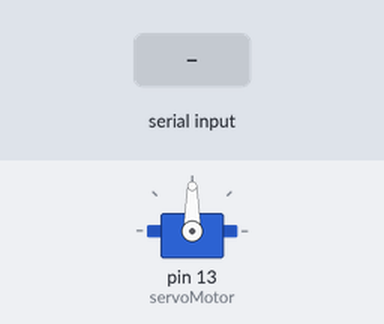
A sketch run on a simulated Arduino Uno, built with avr-gcc and run on an emulated ATmega328P. On the bench: servo. The test bench sets the inputs (shaded band).

Above: at 1.2 s.
1.3 s: "r" received over Serial
At 2.1 s:
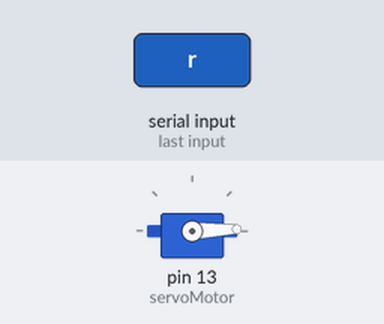
2.8 s: "s" received over Serial
At 3.2 s:
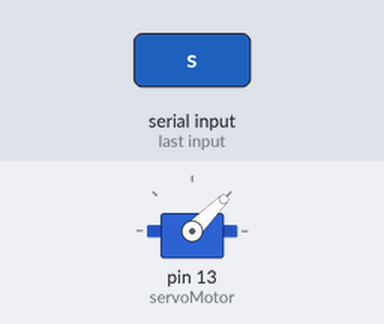
4.3 s: "l" received over Serial
At 5.5 s:
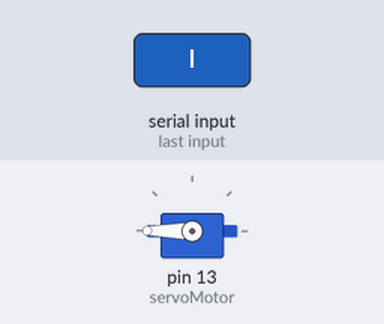
5.8 s: "d" received over Serial
At 6.7 s:
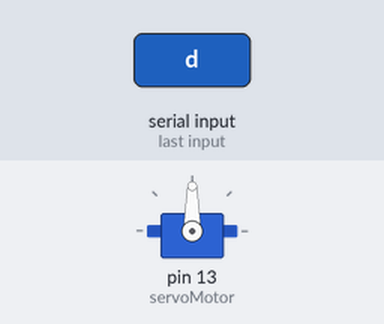
Timing chart, 0 to 8.3 s (numbered marks = the images above; inputs shaded):
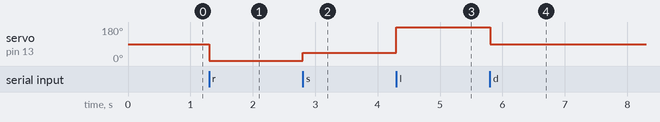

The sketch:

servo.ino
```cpp
#include <Servo.h>
 char lectura;
// Declaramos la variable para controlar el servo
Servo servoMotor;

void setup() {
  // Iniciamos el monitor serie para mostrar el resultado
  Serial.begin(9600);

  // Iniciamos el servo para que empiece a trabajar con el pin 9
  servoMotor.attach(13);
}

void loop() {
  if (Serial.available()>=1)
  {
    lectura = Serial.read();
    // Desplazamos a la posición 0º
    if (lectura == 'r'){
      servoMotor.write(2);
      // Esperamos 1 segundo
      //delay(1000);
    }

     else if (lectura == 's'){
      // Desplazamos a la posición 90º
      servoMotor.write(45);
      // Esperamos 1 segundo
      //delay(1000);
      }

    else if (lectura == 'd'){
    // Desplazamos a la posición 180º
    servoMotor.write(90);
    // Esperamos 1 segundo
    //delay(1000);
    }

    else if (lectura == 'l'){
      servoMotor.write(180);
    // Esperamos 1 segundo
    //delay(1000);
      }

  }
}
```

Measured:
- after the input at 1.3 s, servo on pin 13 (servoMotor): 90° → 2° at once
- after the input at 2.8 s, servo on pin 13 (servoMotor): 2° → 45° at once
- after the input at 4.3 s, servo on pin 13 (servoMotor): 45° → 180° at once
- after the input at 5.8 s, servo on pin 13 (servoMotor): 180° → 90° at once
